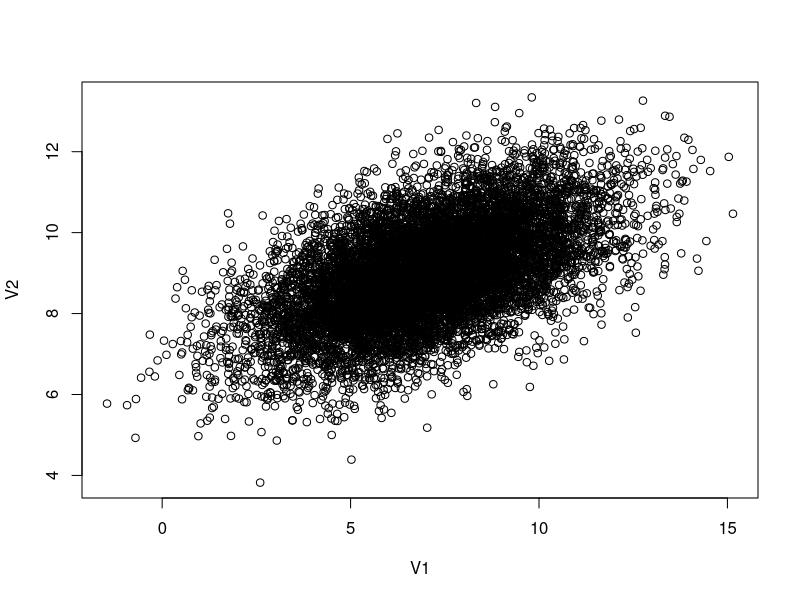
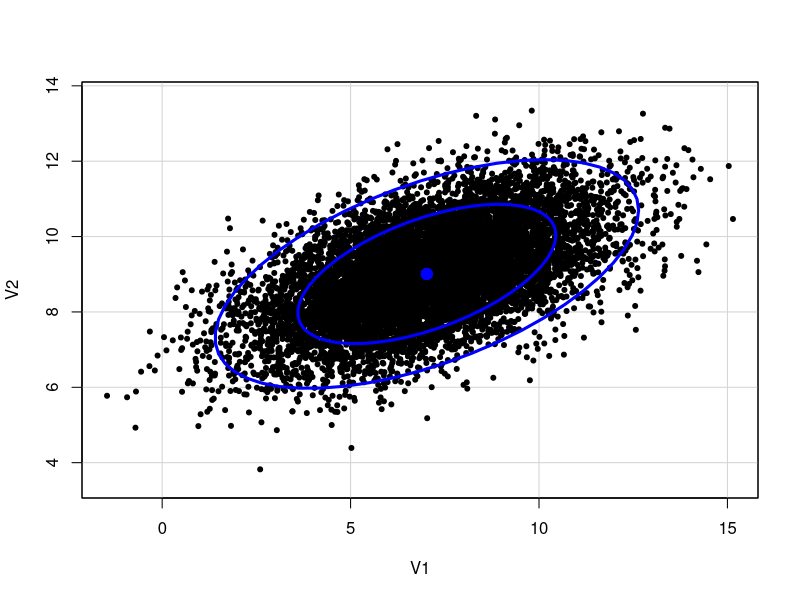

Reproduce these figures in R, in order.
library(MASS)
library(mnormt)
library(car)

#import data
data <- read.table("bivariate-measurements.txt", header = TRUE, sep = " ")

n_row = dim(data)[1]
n_col = dim(data)[2]

#calculating mean vector
mean <- matrix(0, nrow = 2, ncol = 1)
for(col in 1:n_col) {
    for(row in 1:n_row) {
        mean[col] = mean[col] + data[row, col]
    }
    mean[col] = mean[col] / n_row
}

#calculating difference matrix and variance / deviation
diffMat <- matrix(0, nrow = n_row, ncol = n_col)
var <- matrix(0, nrow = n_col, ncol = 1)
dev <- matrix(0, nrow = n_col, ncol = 1)
for(col in 1:n_col) {
    for(row in 1:n_row) {
        diffMat[row, col] = data[row, col] - mean[col]
        #calculating variance for corrolation matrix
        var[col] = var[col] + (data[row, col] - mean[col])^2
    }
    #calculating deviation
    dev[col] = sqrt(1/(n_row - 1) * var[col])
}

#calculating covariance matrix
covMat <- (n_row - 1)^(-1) * t(diffMat) %*% diffMat
covMat

#calculating corrolation matrix
corMat <- matrix(0, nrow = dim(covMat)[1], ncol = dim(covMat)[2])
for(i in 1:dim(covMat)[1]) {
    for(j in 1:dim(covMat)[2]) {
        corMat[i, j] = covMat[i, j] / (dev[i]*dev[j])
    }
}
corMat

dataplot = mvrnorm(n_row, mu = mean, Sigma = covMat)
#plotting the data
png('dataPlot.png')
plot(dataplot, xlab = "V1", ylab = "V2")

#plotting ellipses with confidence regions
png('ellipsesPlot.png')
dataEllipse(as.matrix(dataplot), levels = c(0.6827, 0.9545),
                lwd = 3, asp = 1, xlab = "V1", ylab = "V2",
                pch = 20)
